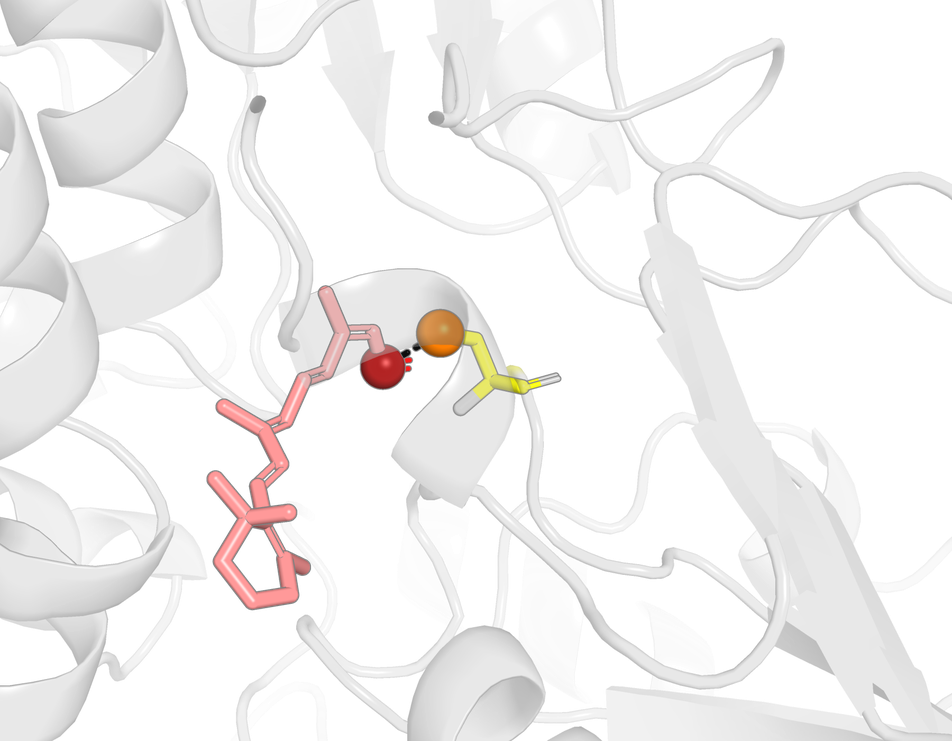
#> input picture figures/pose_panel/panel_A8_productive.png, 952 x 741 px, shrunk from 1800 x 1400 before the run
$ python compose_fig3.py
#> lines starting #> are read from the running program, lines starting #| are printed output that depends on the picture
import matplotlib.pyplot as plt
import matplotlib.image as mpimg
import matplotlib.patheffects as pe
from pathlib import Path

HERE = Path(__file__).parent
OUT  = HERE.parent / "fig3_pose_comparison"

a8  = mpimg.imread(HERE / "panel_A8_productive.png")
#> a8 is the input picture: shape (741, 952, 4) float32; mean R, G, B, A 0.338, 0.331, 0.329, 0.171
a12 = mpimg.imread(HERE / "panel_A12_nonproductive.png")
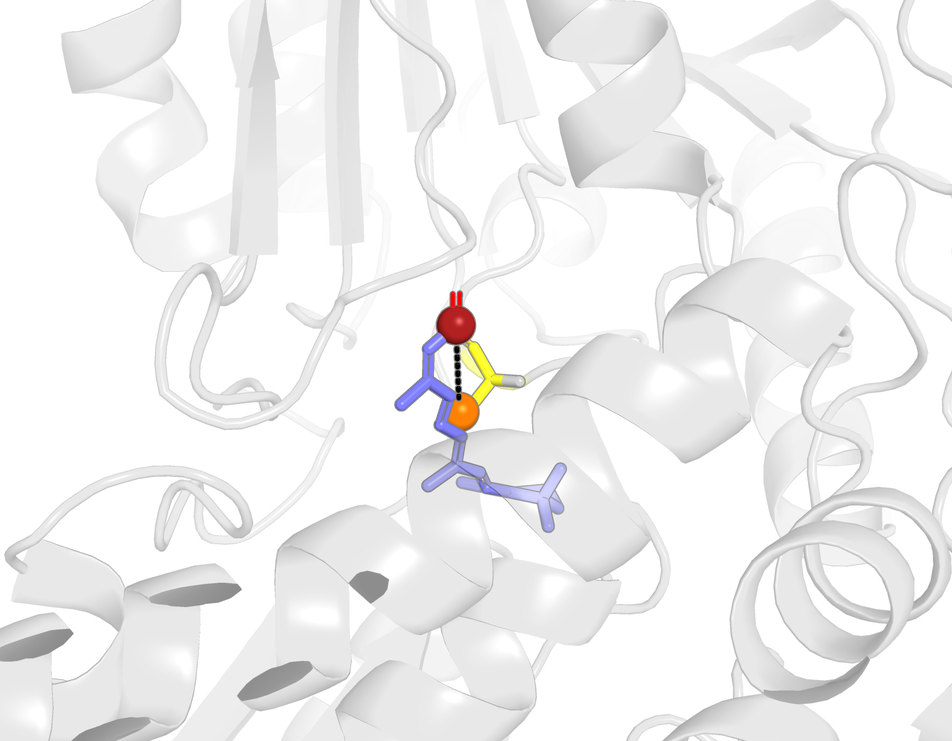
#> input picture figures/pose_panel/panel_A12_nonproductive.png, 952 x 741 px, shrunk from 1800 x 1400 before the run
#> a12 is the input picture: shape (741, 952, 4) float32; mean R, G, B, A 0.379, 0.377, 0.377, 0.197

fig, axes = plt.subplots(1, 2, figsize=(11.5, 4.6), dpi=300)
for ax, img, title, dist, prod_label, prod_color in [
    (axes[0], a8,  r"A8 $\times$ $\beta$-carotene aldehyde",  2.27, "productive",     "#2E7D32"),
    (axes[1], a12, r"A12 $\times$ $\beta$-carotene aldehyde", 5.49, "non-productive", "#C62828"),
]:
    ax.imshow(img)
    ax.axis("off")
    ax.set_title(title, fontsize=11, pad=6, fontweight="bold")
    # Distance / verdict box
    txt = "Cys-SG ↔ aldehyde-C: {:.2f} Å".format(dist)
    ax.text(0.03, 0.97, txt, transform=ax.transAxes,
            fontsize=10, va="top", ha="left",
            bbox=dict(boxstyle="round,pad=0.35", fc="white", ec="grey", lw=0.6, alpha=0.92))
    ax.text(0.97, 0.97, prod_label, transform=ax.transAxes,
            fontsize=10, fontweight="bold", color="white", va="top", ha="right",
            bbox=dict(boxstyle="round,pad=0.30", fc=prod_color, ec="none", alpha=0.95))
#> this loop made 2 passes
#> (title, dist, prod_label, prod_color, txt) on passes 1 to 2: ('A8 $\\times$ $\\beta$-carotene aldehyde', 2.27, 'productive', '#2E7D32', 'Cys-SG ↔ aldehyde-C: 2.27 Å'), ('A12 $\\times$ $\\beta$-carotene aldehyde', 5.49, 'non-productive', '#C62828', 'Cys-SG ↔ aldehyde-C: 5.49 Å')

axes[0].text(-0.02, 1.02, "(a)", transform=axes[0].transAxes,
             fontsize=13, fontweight="bold", va="top", ha="left")
axes[1].text(-0.02, 1.02, "(b)", transform=axes[1].transAxes,
             fontsize=13, fontweight="bold", va="top", ha="left")

# Legend strip at the bottom
legend_y = -0.02
legend_kw = dict(transform=fig.transFigure, fontsize=8, ha="center", va="center")
fig.text(0.5, 0.025,
         "Cartoon: receptor (grey, transparent).  Sticks: catalytic Cys side chain (yellow C, orange S) and "
         "β-carotene-derived polyene-aldehyde ligand.  Spheres: Cys-SG (orange) and aldehyde carbon (firebrick); "
         "dashed line: Cys-SG ↔ aldehyde-C distance.",
         **legend_kw)

plt.tight_layout(rect=[0, 0.05, 1, 1])
fig.savefig(str(OUT) + ".pdf", dpi=300, bbox_inches="tight")
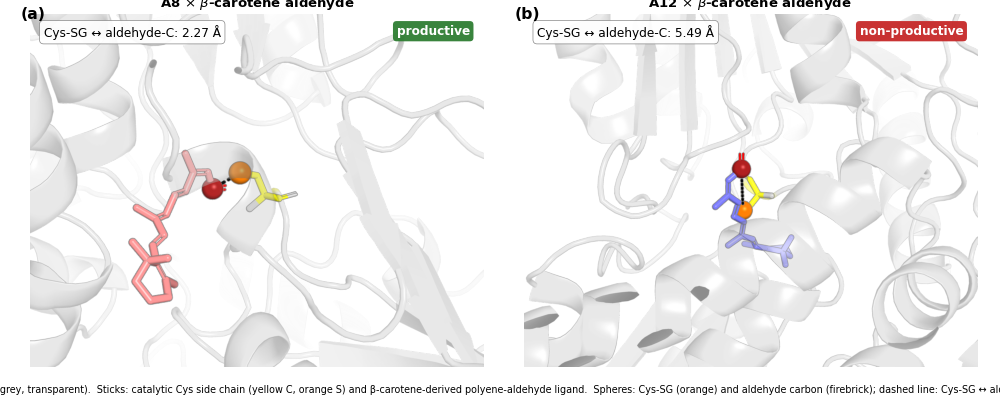
#> figure drawn by matplotlib, 2 panels
fig.savefig(str(OUT) + ".png", dpi=300, bbox_inches="tight")
print("saved", OUT)
